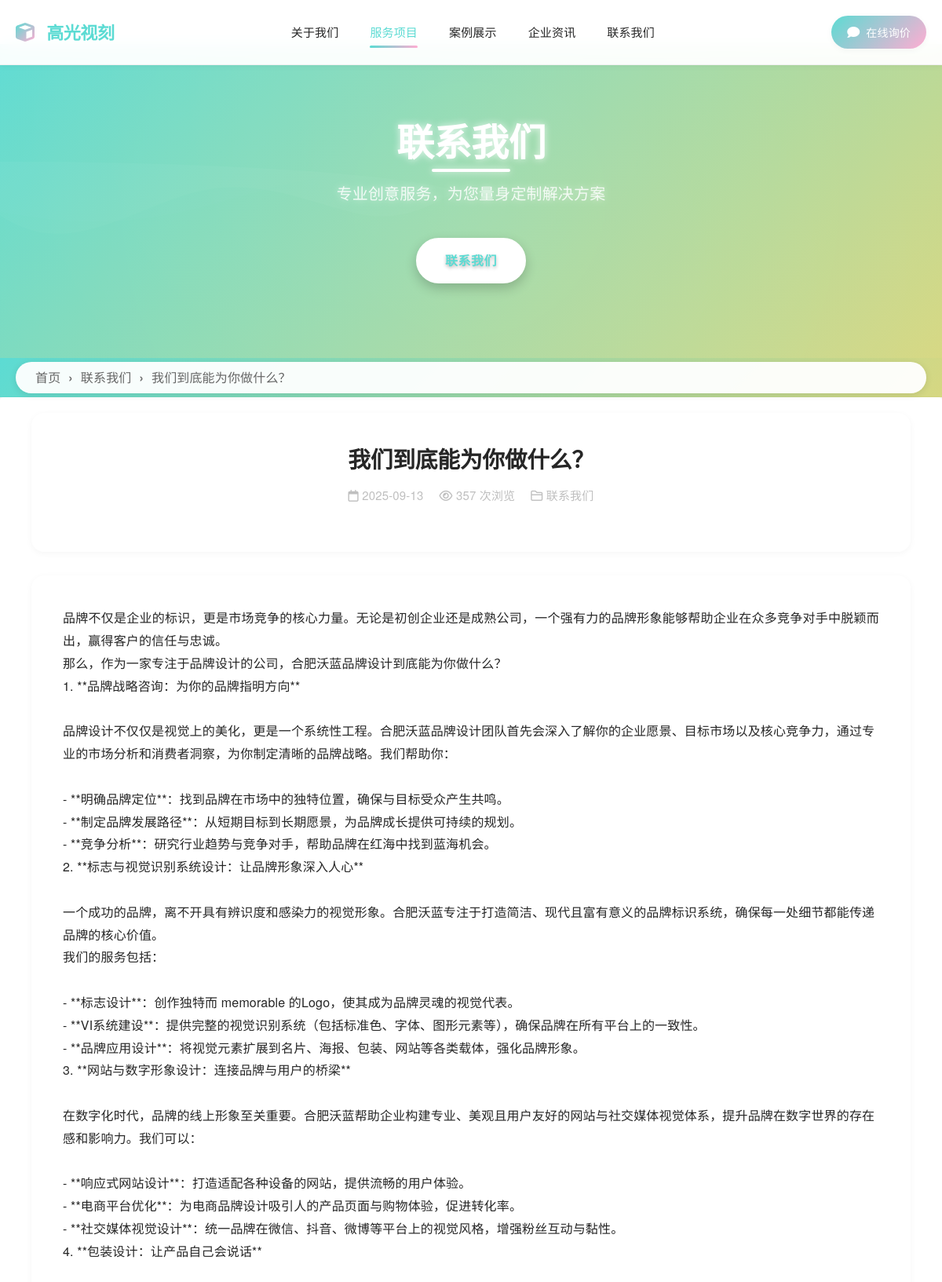
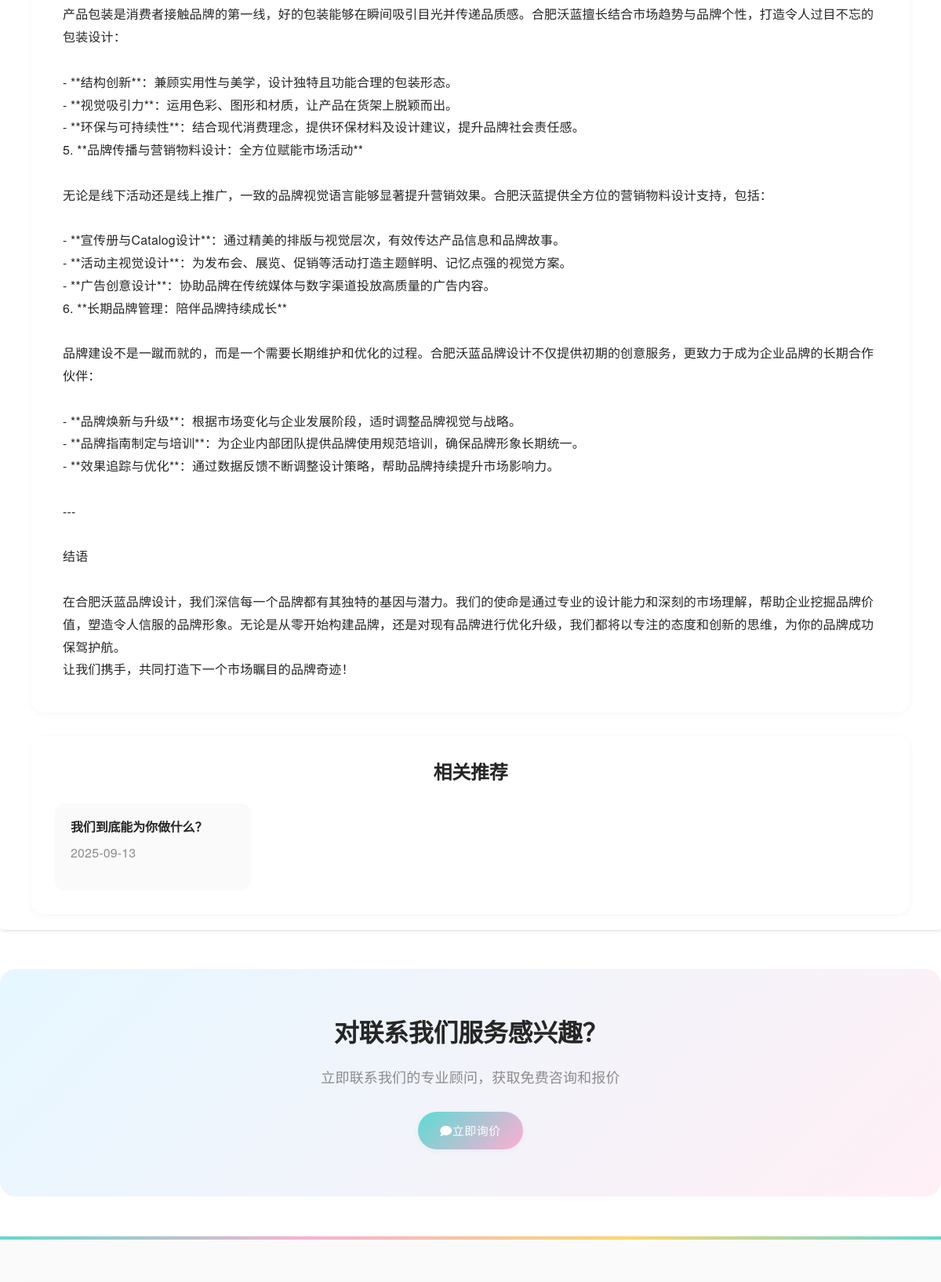
Page /services/ (upper part) on the committed database (2 pictures, top to bottom).
### tables this page shows
CREATE TABLE `config` (
  `id` int(11) NOT NULL AUTO_INCREMENT,
  `config_key` varchar(100) NOT NULL COMMENT '配置键名',
  `config_value` text COMMENT '配置值',
  `config_group` varchar(50) DEFAULT 'basic' COMMENT '配置分组',
  `config_type` enum('text','textarea','number','select','radio','checkbox','image','file') DEFAULT 'text' COMMENT '配置类型',
  `config_options` text COMMENT '配置选项(JSON格式)',
  `config_title` varchar(200) DEFAULT NULL COMMENT '配置标题',
  `config_description` text COMMENT '配置描述',
  `sort_order` int(11) DEFAULT '0' COMMENT '排序',
  `is_required` tinyint(1) DEFAULT '0' COMMENT '是否必填',
  `is_system` tinyint(1) DEFAULT '0' COMMENT '是否系统配置',
  `created_at` datetime DEFAULT CURRENT_TIMESTAMP COMMENT '创建时间',
  `updated_at` datetime DEFAULT CURRENT_TIMESTAMP ON UPDATE CURRENT_TIMESTAMP COMMENT '更新时间',
  PRIMARY KEY (`id`),
  UNIQUE KEY `config_key` (`config_key`),
  KEY `config_group` (`config_group`),
  KEY `sort_order` (`sort_order`)
);

CREATE TABLE `categories` (
  `id` int(11) NOT NULL AUTO_INCREMENT,
  `name` varchar(100) NOT NULL COMMENT '栏目名称',
  `slug` varchar(100) NOT NULL COMMENT 'URL别名',
  `description` text COMMENT '栏目描述',
  `channel_content` longtext COMMENT '频道页面内容',
  `template_type` enum('channel','list','content') NOT NULL DEFAULT 'list' COMMENT '模板类型',
  `template_file` varchar(100) DEFAULT NULL COMMENT '模板文件名',
  `parent_id` int(11) NOT NULL DEFAULT '0' COMMENT '父栏目ID',
  `sort_order` int(11) NOT NULL DEFAULT '0' COMMENT '排序',
  `is_active` tinyint(1) NOT NULL DEFAULT '1' COMMENT '是否启用',
  `meta_title` varchar(200) DEFAULT NULL COMMENT 'SEO标题',
  `meta_keywords` varchar(500) DEFAULT NULL COMMENT 'SEO关键词',
  `meta_description` varchar(500) DEFAULT NULL COMMENT 'SEO描述',
  `created_at` timestamp NOT NULL DEFAULT CURRENT_TIMESTAMP COMMENT '创建时间',
  `updated_at` timestamp NOT NULL DEFAULT CURRENT_TIMESTAMP ON UPDATE CURRENT_TIMESTAMP COMMENT '更新时间',
  `content_template_id` int(11) DEFAULT NULL COMMENT '内容模板ID',
  PRIMARY KEY (`id`),
  UNIQUE KEY `slug` (`slug`),
  KEY `parent_id` (`parent_id`),
  KEY `sort_order` (`sort_order`),
  KEY `is_active` (`is_active`),
  KEY `idx_template_file` (`template_file`),
  KEY `idx_content_template_id` (`content_template_id`)
);

CREATE TABLE `contents` (
  `id` int(11) NOT NULL AUTO_INCREMENT,
  `category_id` int(11) NOT NULL COMMENT '栏目ID',
  `title` varchar(200) NOT NULL COMMENT '标题',
  `slug` varchar(200) NOT NULL COMMENT 'URL别名',
  `summary` text COMMENT '摘要',
  `content` longtext COMMENT '内容',
  `thumbnail` varchar(500) DEFAULT NULL COMMENT '缩略图',
  `images` json DEFAULT NULL COMMENT '图片集合',
  `videos` json DEFAULT NULL COMMENT '视频集合',
  `tags` varchar(500) DEFAULT NULL COMMENT '标签',
  `view_count` int(11) NOT NULL DEFAULT '0' COMMENT '浏览量',
  `sort_order` int(11) NOT NULL DEFAULT '0' COMMENT '排序',
  `is_featured` tinyint(1) NOT NULL DEFAULT '0' COMMENT '是否推荐',
  `is_published` tinyint(1) NOT NULL DEFAULT '1' COMMENT '是否发布',
  `published_at` timestamp NULL DEFAULT NULL COMMENT '发布时间',
  `seo_title` varchar(200) DEFAULT NULL COMMENT 'SEO标题',
  `seo_keywords` varchar(500) DEFAULT NULL COMMENT 'SEO关键词',
  `seo_description` varchar(500) DEFAULT NULL COMMENT 'SEO描述',
  `created_at` timestamp NOT NULL DEFAULT CURRENT_TIMESTAMP COMMENT '创建时间',
  `updated_at` timestamp NOT NULL DEFAULT CURRENT_TIMESTAMP ON UPDATE CURRENT_TIMESTAMP COMMENT '更新时间',
  PRIMARY KEY (`id`),
  UNIQUE KEY `slug` (`slug`),
  KEY `category_id` (`category_id`),
  KEY `is_published` (`is_published`),
  KEY `is_featured` (`is_featured`),
  KEY `sort_order` (`sort_order`)
);

### templates/default/content.php (the view, shortened to what this page needs)
<?php
$innerpage_banners = get_innerpage_banners(5);
$related_contents = isset($content['category_id']) ? get_contents($content['category_id'], 4, 0, true) : [];
?>
<!DOCTYPE html>
<html lang="zh-CN">
<head>
    <link rel="stylesheet" href="https://unpkg.com/layui@2.8.0/dist/css/layui.css">
    <link rel="stylesheet" href="<?php echo url('templates/default/assets/css/frontend/style.css'); ?>">
    <link rel="stylesheet" href="<?php echo url('templates/default/assets/css/frontend/content.css'); ?>">
    <link rel="stylesheet" href="<?php echo url('templates/default/assets/css/frontend/dynamic-banner.css'); ?>">
    <link rel="stylesheet" href="<?php echo url('templates/default/assets/css/frontend/enhanced-placeholder.css'); ?>">
    <link rel="stylesheet" href="https://cdnjs.cloudflare.com/ajax/libs/font-awesome/6.0.0/css/all.min.css">
</head>
<body class="content-page">
    <?php include __DIR__ . '/header.php'; ?>
    <?php if (!empty($innerpage_banners)): ?>
    <section class="inner-banner-section">
        <div class="dynamic-inner-carousel">
            <?php foreach ($innerpage_banners as $index => $banner): ?>
            <div class="carousel-slide-3d <?php echo $index === 0 ? 'active' : ''; ?>"
                 style="background-image: url('<?php echo htmlspecialchars($banner['image_url']); ?>');">
                <div class="inner-banner-content-3d">
                    <?php if (!empty($banner['title'])): ?>
                    <h2><?php echo htmlspecialchars($banner['title']); ?></h2>
                    <?php endif; ?>
                    <?php if (!empty($banner['link_url'])): ?>
                    <div class="inner-banner-buttons">
                        <a href="<?php echo htmlspecialchars($banner['link_url']); ?>" class="btn-primary">了解更多</a>
                    </div>
                    <?php endif; ?>
                </div>
            </div>
            <?php endforeach; ?>
            <button class="carousel-control-3d prev">
                <i class="fas fa-chevron-left"></i>
            </button>
            <button class="carousel-control-3d next">
                <i class="fas fa-chevron-right"></i>
            </button>
            <div class="carousel-indicators-3d">
                <?php for ($i = 0; $i < count($innerpage_banners); $i++): ?>
                <span class="indicator-3d <?php echo $i === 0 ? 'active' : ''; ?>" data-slide="<?php echo $i; ?>"></span>
                <?php endfor; ?>
            </div>
        </div>
    </section>
    <?php else: ?>
    <section class="inner-banner-section inner-banner-placeholder enhanced">
        <div class="inner-banner-placeholder-content enhanced">
            <h2><?php echo isset($category['name']) ? htmlspecialchars($category['name']) : '默认栏目'; ?></h2>
            <p>专业创意服务，为您量身定制解决方案</p>
            <div class="inner-banner-placeholder-buttons enhanced">
                <a href="<?php echo url('contact/'); ?>" class="btn-primary">联系我们</a>
            </div>
        </div>
    </section>
    <?php endif; ?>
    <section class="breadcrumb-section" style="height: 50px; display: flex; align-items: center;">
        <div class="container">
            <div class="custom-breadcrumb" style="height: 40px; width: 100%;">
                <?php
                $breadcrumb_data = generate_breadcrumb_data($category['id'], $content);
                echo render_breadcrumb_html($breadcrumb_data);
                ?>
            </div>
        </div>
    </section>
    <section class="content-detail">
        <div class="container">
            <div class="content-header">
                <h1 class="content-title"><?php echo isset($content['title']) ? $content['title'] : '默认标题'; ?></h1>
                <div class="content-meta">
                    <span>
                        <i class="far fa-calendar"></i>
                        <?php echo isset($content['created_at']) ? date('Y-m-d', strtotime($content['created_at'])) : date('Y-m-d'); ?>
                    </span>
                    <span>
                        <i class="far fa-eye"></i>
                        <?php echo isset($content['view_count']) ? $content['view_count'] : 0; ?> 次浏览
                    </span>
                    <span>
                        <i class="far fa-folder"></i>
                        <?php echo isset($category['name']) ? $category['name'] : '默认栏目'; ?>
                    </span>
                </div>
            </div>
            <div class="content-body">
                <?php echo isset($content['content']) ? $content['content'] : '暂无内容'; ?>
            </div>
            <?php if (!empty($related_contents)): ?>
            <div class="related-content">
                <h3 class="related-title">相关推荐</h3>
                <div class="related-grid">
                    <?php foreach ($related_contents as $related): ?>
                    <a href="<?php echo content_url($related); ?>" class="related-item">
                        <h4><?php echo isset($related['title']) ? $related['title'] : '默认标题'; ?></h4>
                        <p><?php echo isset($related['created_at']) ? date('Y-m-d', strtotime($related['created_at'])) : date('Y-m-d'); ?></p>
                    </a>
                    <?php endforeach; ?>
                </div>
            </div>
            <?php endif; ?>
        </div>
    </section>
    <section class="inquiry-section">
        <div class="container">
            <h2>对<?php echo isset($category['name']) ? $category['name'] : '我们的服务'; ?>服务感兴趣？</h2>
            <p>立即联系我们的专业顾问，获取免费咨询和报价</p>
            <a href="<?php echo url('contact/'); ?>" class="btn-primary">
                <i class="fas fa-comment"></i> 立即询价
            </a>
        </div>
    </section>
    <?php include __DIR__ . '/footer.php'; ?>
</body>
</html>

### templates/default/header.php (shortened to what this page needs)
<header class="site-header">
    <div class="container">
        <div class="header-content">
            <div class="logo">
                <a href="<?php echo url(); ?>">
                    <i class="fas fa-cube"></i>
                    <span><?php echo get_config('site_name', '高光视刻'); ?></span>
                </a>
            </div>
            <nav class="main-nav">
                <ul class="nav-list">
                    <?php
                    $main_categories = get_categories(0, true);
                    $current_url = $_SERVER['REQUEST_URI'];
                    foreach ($main_categories as $category):
                        $is_active = strpos($current_url, '/' . $category['slug'] . '/') !== false;
                    ?>
                    <li class="nav-item <?php echo $is_active ? 'active' : ''; ?>">
                        <a href="<?php echo url($category['slug'] . '/'); ?>"><?php echo $category['name']; ?></a>
                    </li>
                    <?php endforeach; ?>
                </ul>
            </nav>
            <div class="header-actions">
                <a href="<?php echo url('contact/'); ?>" class="btn-inquiry">
                    <i class="fas fa-comment"></i> 在线询价
                </a>
            </div>
        </div>
    </div>
</header>

### templates/default/assets/css/frontend/content.css (style rules this page uses)
.content-page .inner-banner-section { margin-top: 0; position: relative; height: 400px; }
.content-page .site-header { position: fixed; top: 0; left: 0; right: 0; z-index: 1000; }
.content-page { padding-top: 56px; }
.breadcrumb-section { background: linear-gradient(-45deg, #5cdbd3, #ffadd2, #ffd666, #5cdbd3); background-size: 400% 400%; animation: gradientBG 15s ease infinite; box-shadow: 0 4px 6px rgba(0, 0, 0, 0.1); height: 60px; display: flex; align-items: center; }
.custom-breadcrumb { background: rgba(255, 255, 255, 0.95); border-radius: 30px; padding: 0 25px; height: 40px; display: flex; align-items: center; box-shadow: 0 2px 10px rgba(0, 0, 0, 0.1); font-weight: 500; }
.content-detail { padding: 20px; background-color: #fff; border-radius: 0.25rem; box-shadow: 0 2px 4px rgba(0, 0, 0, 0.1); }
.content-detail h1 { font-size: 1.8rem; margin-bottom: 1rem; }
.content-detail p { font-size: 1rem; line-height: 1.5; margin-bottom: 1rem; }
.content-detail a { color: #007bff; text-decoration: none; }

### templates/default/assets/css/frontend/dynamic-banner.css (style rules this page uses)
.inner-banner-section { position: relative; height: 400px; overflow: visible; margin-top: 0; perspective: 1000px; }

### templates/default/assets/css/frontend/enhanced-placeholder.css (style rules this page uses)
.inner-banner-section.inner-banner-placeholder.enhanced { position: relative; overflow: hidden; background: linear-gradient(-45deg, #5cdbd3, #ffadd2, #ffd666, #5cdbd3); background-size: 400% 400%; animation: gradientShift 15s ease infinite; display: flex; align-items: center; justify-content: center; height: 400px; }
.hero-section.hero-placeholder.enhanced::before, .inner-banner-section.inner-banner-placeholder.enhanced::before { content: ''; position: absolute; top: -50%; left: -50%; width: 200%; height: 200%; background: radial-gradient(circle, rgba(255,255,255,0.1) 0%, rgba(255,255,255,0) 70%); animation: rotate 20s linear infinite; z-index: 1; }
.hero-section.hero-placeholder.enhanced::after, .inner-banner-section.inner-banner-placeholder.enhanced::after { content: ''; position: absolute; bottom: 0; left: 0; width: 100%; height: 100px; background-size: cover; background-repeat: no-repeat; animation: wave 12s linear infinite; z-index: 1; }
.hero-placeholder-content.enhanced, .inner-banner-placeholder-content.enhanced { position: relative; z-index: 2; text-align: center; max-width: 800px; padding: 0 20px; color: white; text-shadow: 0 2px 4px rgba(0,0,0,0.3); }
.inner-banner-placeholder-content.enhanced h2 { font-size: 3rem; font-weight: 800; margin-bottom: 20px; color: white; line-height: 1.2; position: relative; text-shadow: 0 0 10px rgba(255, 255, 255, 0.8); }
.hero-placeholder-content.enhanced h1::after, .inner-banner-placeholder-content.enhanced h2::after { content: ''; position: absolute; bottom: -10px; left: 50%; transform: translateX(-50%); width: 100px; height: 4px; background: white; border-radius: 2px; box-shadow: 0 0 10px rgba(255, 255, 255, 0.8); }
.hero-placeholder-content.enhanced p, .inner-banner-placeholder-content.enhanced p { font-size: 1.25rem; color: rgba(255, 255, 255, 0.95); margin-bottom: 40px; max-width: 600px; margin-left: auto; margin-right: auto; font-weight: 300; text-shadow: 0 0 8px rgba(255, 255, 255, 0.6); }
.hero-placeholder-buttons.enhanced .btn-primary, .inner-banner-placeholder-buttons.enhanced .btn-primary { background: white; color: #5cdbd3; padding: 14px 35px; border-radius: 30px; text-decoration: none; font-weight: 600; font-size: 16px; transition: all 0.3s cubic-bezier(0.4, 0, 0.2, 1); border: 2px solid white; box-shadow: 0 6px 15px rgba(0,0,0,0.2); position: relative; overflow: hidden; }
.hero-placeholder-buttons.enhanced .btn-primary::before, .inner-banner-placeholder-buttons.enhanced .btn-primary::before { content: ''; position: absolute; top: 0; left: -100%; width: 100%; height: 100%; background: linear-gradient(90deg, transparent, rgba(255,255,255,0.2), transparent); transition: 0.5s; }

### rows in the picture
config: config_value "高光视刻"
categories: name "关于我们"
categories: name "服务项目"
categories: name "案例展示"
categories: name "企业资讯"
categories: name "联系我们"
contents: title "我们到底能为你做什么？", created_at "2025-09-13", view_count "357", content "品牌不仅是企业的标识，更是市场竞争的核心力量。无论是初创企业还是成熟公司，一个强有力的品牌形象能够帮助企业在众多竞争对手中脱颖而出，赢得客户的信任与忠诚。 那么，作为一家专注于品牌设计的公司，合肥沃蓝品牌设计到底能为你做什么？ 1. **品牌战略咨询：为你的品牌指明方向** 品牌设计不仅仅是视觉上的美化，更是一个系统性工程。合肥沃蓝品牌设计团队首先会深入了解你的企业愿景、目标市场以及核心竞争力，通过专业的市场分析和消费者洞察，为你制定清晰的品牌战略。我们帮助你： - **明确品牌定位**：找到品牌在市场中的独特位置，确保与目标受众产生共鸣。 - **制定品牌发展路径**：从短期目标到长期愿景，为品牌成长提供可持续的规划。 - **竞争分析**：研究行业趋势与竞争对手，帮助品牌在红海中找到蓝海机会。 2. **标志与视觉识别系统设计：让品牌形象深入人心** 一个成功的品牌，离不开具有辨识度和感染力的视觉形象。合肥沃蓝专注于打造简洁、现代且富有意义的品牌标识系统，确保每一处细节都能传递品牌的核心价值。 我们的服务包括： - **标志设计**：创作独特而 memorable 的Logo，使其成为品牌灵魂的视觉代表。 - **VI系统建设**：提供完整的视觉识别系统（包括标准色、字体、图形元素等），确保品牌在所有平台上的一致性。 - **品牌应用设计**：将视觉元素扩展到名片、海报、包装、网站等各类载体，强化品牌形象。 3. **网站与数字形象设计：连接品牌与用户的桥梁**…"

### other values in the picture
$item['name'] "首页"
$item['name'] "联系我们"
$item['name'] "我们到底能为你做什么？"
